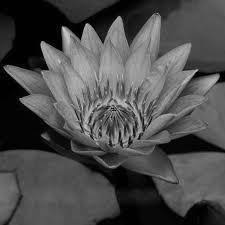
#> input picture imagens/imagem.jpg, 225 x 225 px, found by its file name
$ python erosao.py
#> lines starting #> are read from the running program, lines starting #| are printed output that depends on the picture
import numpy as np
from PIL import Image

def dilatar(imagem, kernel):
    alturaKernel, larguraKernel = kernel.shape
    padAltura, padLargura = alturaKernel // 2, larguraKernel // 2

    imagemComPadding = np.pad(imagem, ((padAltura, padAltura), (padLargura, padLargura)), mode='constant', constant_values=0)
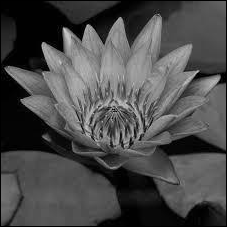
#> imagemComPadding: shape (227, 227); min 0, max 211, mean 74.2
    imagemDilatada = np.zeros_like(imagem)

    for i in range(imagem.shape[0]):
        for j in range(imagem.shape[1]):
            # Seleciona a vizinhança do pixel na imagem original com padding
            vizinhanca = imagemComPadding[i:i+alturaKernel, j:j+larguraKernel]
            # Multiplica cada elemento da vizinhança pelo elemento correspondente no kernel e calcula o valor max dos elementos resultantes da multiplicação
            valorMax = np.max(vizinhanca * kernel)
            imagemDilatada[i, j] = valorMax
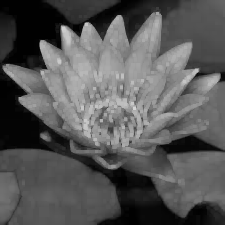
#> imagemDilatada: shape (225, 225); min 0, max 211, mean 87.1

    return imagemDilatada

def erodir(imagem, kernel):
    alturaKernel, larguraKernel = kernel.shape
    padAltura, padLargura = alturaKernel // 2, larguraKernel // 2

    imagemComPadding = np.pad(imagem, ((padAltura, padAltura), (padLargura, padLargura)), mode='constant', constant_values=255)
    imagemErodida = np.zeros_like(imagem)

    for i in range(imagem.shape[0]):
        for j in range(imagem.shape[1]):
            vizinhanca = imagemComPadding[i:i+alturaKernel, j:j+larguraKernel]
            valorMin = np.min(vizinhanca * kernel)
            imagemErodida[i, j] = valorMin
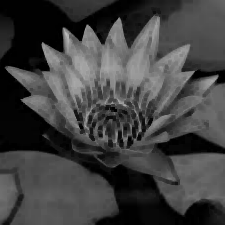
#> imagemErodida: shape (225, 225); min 0, max 189, mean 64

    return imagemErodida

def carregarImagem(caminho_imagem):
    imagem = Image.open(caminho_imagem).convert('L')
    return np.array(imagem)

def salvarImg(array_imagem, caminho_saida):

    imagem = Image.fromarray(array_imagem)
    imagem.save(caminho_saida)

entrada = 'imagem.jpg'

imagemDilatadaPath = 'imagemDilatada.jpg'
imagemErodidaPath = 'imagemErodida.jpg'

imagem = carregarImagem(entrada)

kernel = np.ones((3, 3), dtype=np.uint8)

imagemDilatada = dilatar(imagem, kernel)
imagemErodida = erodir(imagem, kernel)

salvarImg(imagemDilatada, imagemDilatadaPath)
salvarImg(imagemErodida, imagemErodidaPath)
